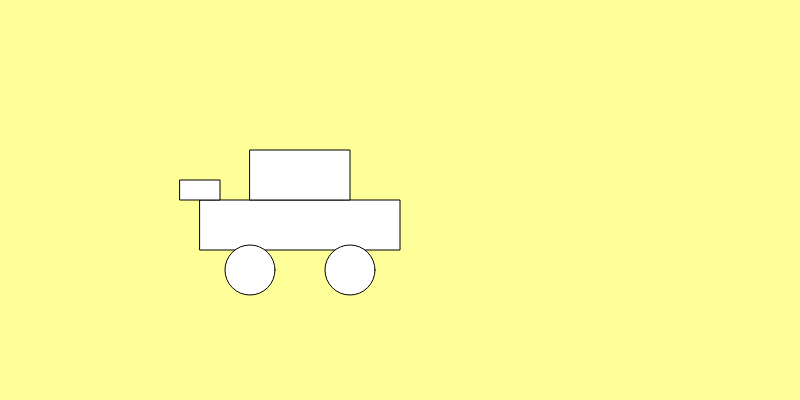
Frame 1 (no input)
Frame 60 (no input): identical to frame 1, image omitted
Frame 120 (the mouse pressed at the canvas centre since frame 60): identical to frame 1, image omitted

The p5.js sketch that drew this single still picture (run headless with seeded random() and noise() and a simulated clock; from frame 60 on, the mouse is pressed at the canvas centre):

// p5.js sketch
// ── sketch.js
function setup() {
  createCanvas(800, 400);
}

function draw() {
  background(255, 255, 153); //set background color to pleasant yellow
  
  //the car body
  stroke(0); //black outline
  fill(255); //white color
  rect(200, 200, 200, 50); //main body
  rect(250, 150, 100, 50); //top part
  
  //the wheels
  fill(255); //white color
  ellipse(250, 270, 50, 50); //left wheel
  ellipse(350, 270, 50, 50); //right wheel
  
  //the spoiler attached to the back of the main body
  rect(180, 180, 40, 20); // Spoiler
}
